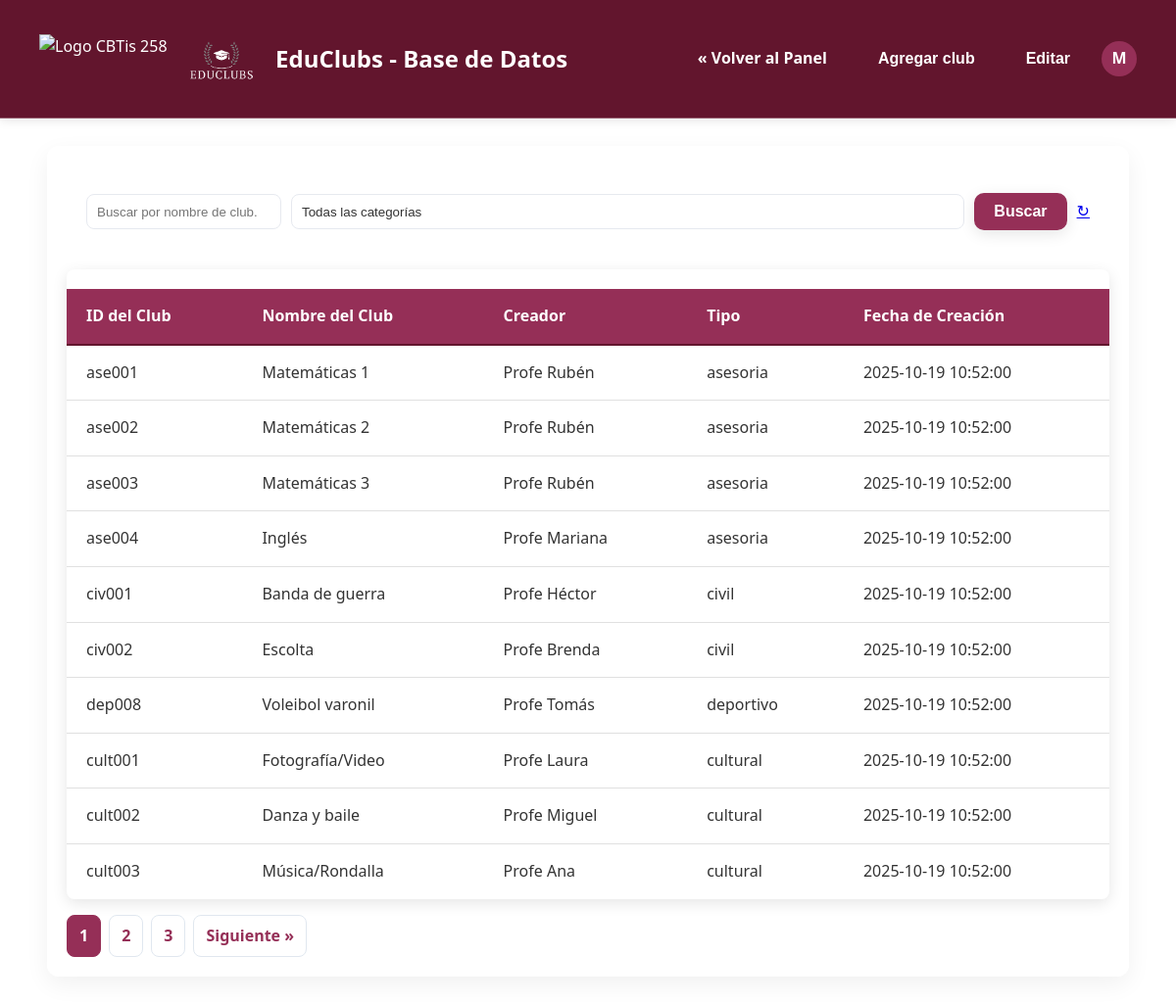
The page /view_clubs.php (signed in) on the database its author committed.
### tables this page shows
CREATE TABLE `clubs` (
  `club_id` varchar(50) NOT NULL,
  `club_name` varchar(100) NOT NULL,
  `password` varchar(255) DEFAULT NULL,
  `creator_name` varchar(100) NOT NULL,
  `club_type` enum('cultural','deportivo','civil','asesoria') NOT NULL,
  `created_at` datetime DEFAULT current_timestamp()
);

### view_clubs.php (the view, shortened to what this page needs)
<?php
require 'includes/config.php';
$user = $_SESSION['user'];
$search = trim($_GET['search'] ?? '');
$type = trim($_GET['type'] ?? '');
$page = max(1, intval($_GET['page'] ?? 1));
$limit = 10;
$offset = ($page - 1) * $limit;
$params = [];
$whereSql = '';
$countSql = "SELECT COUNT(*) FROM clubs $whereSql";
$countStmt = $pdo->prepare($countSql);
$countStmt->execute($params);
$total = (int) $countStmt->fetchColumn();
$totalPages = $total > 0 ? ceil($total / $limit) : 1;
$sql = "SELECT club_id, club_name, creator_name, club_type, created_at FROM clubs $whereSql ORDER BY created_at DESC LIMIT ? OFFSET ?";
$stmt = $pdo->prepare($sql);
$paramIndex = 1;
$stmt->bindValue($paramIndex++, $limit, PDO::PARAM_INT);
$stmt->bindValue($paramIndex++, $offset, PDO::PARAM_INT);
$stmt->execute();
$clubs = $stmt->fetchAll(PDO::FETCH_ASSOC);
?>
<!doctype html>
<html lang="es">
<head>
  <link rel="stylesheet" href="https://cdnjs.cloudflare.com/ajax/libs/font-awesome/5.15.3/css/all.min.css">
  <link rel="stylesheet" href="css/main-modern.css">
  <link rel="stylesheet" href="css/table-styles.css?v=<?= time() ?>">
  <link rel="stylesheet" href="css/notification.css?v=<?= time() ?>">
</head>
<body class="fade-in-content">
 <header class="main-header">
    <div class="logo">
        <img src="https://imgs.search.brave.com/iH58Yz2SiQN00OY9h2I7Efo09BFFa5heeAaEj_uNTsM/rs:fit:860:0:0:0/g:ce/aHR0cHM6Ly9jYnRp/czI1OC5lZHUubXgv/d3AtY29udGVudC91/cGxvYWRzLzIwMjQv/MDgvY2J0aXMyNTgt/bG9nby5wbmc" alt="Logo CBTis 258" style="height: 50px; margin-right: 15px;">
<img src="admin/assets/img/logo1.png" alt="Logo EduClubs" style="height: 80px; margin-right: 15px;">
        <span>EduClubs - Base de Datos</span>
    </div>
  <div class="header-actions">
    <a href="teacher/dashboard.php" class="btn">&laquo; Volver al Panel</a>
    <button id="openModalBtn" class="btn" type="button" aria-haspopup="dialog" onclick="document.getElementById('modal').classList.add('show');document.body.style.overflow='hidden'"> Agregar club</button>
    <button id="toggleEditBtn" class="btn" type="button">Editar</button>
    <div class="usericon">
      <div class="avatar"><?=strtoupper($user['username'][0] ?? 'U')?></div>
    </div>
  </div>
 </header>
  <div class="container fade-in-content">
    <div class="card">
      <form id="filterForm" class="filter-row">
        <input type="search" id="searchInput" name="search" placeholder="Buscar por nombre de club..." value="<?= htmlspecialchars($search) ?>">
        <select id="typeFilter" name="type">
          <option value="">Todas las categorías</option>
        </select>
        <button type="submit" class="btn">Buscar</button>
        <a href="view_clubs.php" class="reset-btn" title="Restablecer filtros">↻</a>
      </form>
      <?php if (empty($clubs)): ?>
        <p>No se encontraron clubs con los filtros seleccionados.</p>
      <?php else: ?>
        <div class="table-container">
          <table class="styled-table">
            <thead>
              <tr>
                <th>ID del Club</th>
                <th>Nombre del Club</th>
                <th>Creador</th>
                <th>Tipo</th>
                <th>Fecha de Creación</th>
              </tr>
            </thead>
            <tbody>
              <?php foreach ($clubs as $club): ?>
                <tr data-id="<?= htmlspecialchars($club['club_id']) ?>" data-name="<?= htmlspecialchars($club['club_name']) ?>">
                  <td data-label="ID del Club" data-col="club_id"><?= htmlspecialchars($club['club_id']) ?></td>
                  <td data-label="Nombre del Club" data-col="club_name"><?= htmlspecialchars($club['club_name']) ?></td>
                  <td data-label="Creador" data-col="creator_name"><?= htmlspecialchars($club['creator_name']) ?></td>
                  <td data-label="Tipo" data-col="club_type"><?= htmlspecialchars($club['club_type']) ?></td>
                  <td data-label="Fecha de Creación"><?= htmlspecialchars($club['created_at']) ?></td>
                </tr>
              <?php endforeach; ?>
            </tbody>
          </table>
        </div>
      <?php endif; ?>
      <?php
      if ($totalPages > 1) {
          echo '<div class="pagination">';
          $queryParams = ['search' => $search, 'type' => $type];
          for ($i = 1; $i <= $totalPages; $i++) {
              $activeClass = ($i == $page) ? 'active' : '';
              echo '<a href="?' . http_build_query(array_merge($queryParams, ['page' => $i])) . '" class="' . $activeClass . '">' . $i . '</a>';
          }
          if ($page < $totalPages) {
              echo '<a href="?' . http_build_query(array_merge($queryParams, ['page' => $page + 1])) . '">Siguiente &raquo;</a>';
          }
          echo '</div>';
      }
      ?>
    </div>
  </div>
</body>
</html>

### css/main-modern.css (style rules this page uses)
:root { --primary-color: #952f57; --secondary-color: #62152d; --accent-color: #4D0011; --text-color-light: #ffffff; --text-color-dark: #333; --bg-color: #f4f7fa; --container-bg: rgba(255, 255, 255, 0.6); --header-bg: linear-gradient(135deg, var(--primary-color), var(--secondary-color)); --button-primary-bg: linear-gradient(90deg, var(--accent-color), var(--secondary-color)); --button-primary-hover-bg: linear-gradient(90deg, var(--secondary-color), var(--accent-color)); --shadow-color: rgba(0, 0, 0, 0.1); --bg1: #f9e6e6; --bg2: #e8d1d1; }
* { margin: 0; padding: 0; box-sizing: border-box; }
body { font-family: 'Poppins', sans-serif; background: linear-gradient(135deg, var(--bg1), var(--bg2)); color: var(--text-color-dark); line-height: 1.6; min-height: 100vh; background-image: url('../maestros/assets/img/img-3.png'); background-size: cover; background-attachment: fixed; }
.main-header { background: var(--primary-color); color: var(--text-color-light); padding: 20px 40px; display: flex; justify-content: space-between; align-items: center; box-shadow: 0 2px 10px var(--shadow-color); border-bottom: 1px solid rgba(255, 255, 255, 0.3); }
.main-header .logo { display: flex; align-items: center; }
.main-header .logo img { height: 50px; margin-right: 15px; }
.main-header .logo span { font-size: 24px; font-weight: 700; color: #fff; }
.btn { text-decoration: none; color: var(--text-color-light); background: var(--button-primary-bg); padding: 12px 25px; border-radius: 25px; font-weight: 600; border: none; cursor: pointer; transition: all 0.3s ease; box-shadow: 0 4px 15px rgba(0, 0, 0, 0.2); display: inline-block; font-size: 1rem; text-align: center; }
table { width: 100%; border-collapse: collapse; margin-top: 20px; }
table th, table td { padding: 12px 15px; text-align: left; border-bottom: 1px solid #dee2e6; }
table th { background-color: var(--accent-color); color: var(--text-color-light); font-weight: 600; }
.fade-in-content { animation: fadeIn 0.6s ease-out forwards; }

### css/table-styles.css (style rules this page uses)
:root { --table-header-bg: #f9e6e6; --table-border-color: #e0e0e0; --table-row-hover-bg: #f1f1f1; --primary-color: #62152d; --secondary-color: #952f57; }
.table-container { overflow-x: auto; margin-top: 20px; border-radius: 8px; box-shadow: 0 4px 15px rgba(0, 0, 0, 0.1); background-color: #fff; }
.styled-table { width: 100%; border-collapse: separate; border-spacing: 0; }
.styled-table thead th { background-color: var(--secondary-color); color: #ffffff; font-weight: 600; padding: 15px 20px; text-align: left; border-bottom: 2px solid var(--primary-color); }
.styled-table tbody td { padding: 15px 20px; border-bottom: 1px solid var(--table-border-color); color: #333; vertical-align: middle; }
.styled-table tbody tr { position: relative; transition: background-color 0.3s ease; }
.styled-table tbody tr:last-child td { border-bottom: none; }

### css/notification.css (style rules this page uses)
:root { --notification-success-bg: #e8f5e9; --notification-success-icon: #2e7d32; --notification-error-bg: #ffebee; --notification-error-icon: #c62828; --notification-info-bg: #e3f2fd; --notification-info-icon: #1565c0; --notification-warning-bg: #fff3e0; --notification-warning-icon: #ef6c00; }

### rows shown on the page
clubs: club_id "ase001", club_name "Matemáticas 1", creator_name "Profe Rubén", club_type "asesoria", created_at "2025-10-19 10:52:00"
clubs: club_id "ase002", club_name "Matemáticas 2", creator_name "Profe Rubén", club_type "asesoria", created_at "2025-10-19 10:52:00"
clubs: club_id "ase003", club_name "Matemáticas 3", creator_name "Profe Rubén", club_type "asesoria", created_at "2025-10-19 10:52:00"
clubs: club_id "ase004", club_name "Inglés", creator_name "Profe Mariana", club_type "asesoria", created_at "2025-10-19 10:52:00"
clubs: club_id "civ001", club_name "Banda de guerra", creator_name "Profe Héctor", club_type "civil", created_at "2025-10-19 10:52:00"
clubs: club_id "civ002", club_name "Escolta", creator_name "Profe Brenda", club_type "civil", created_at "2025-10-19 10:52:00"
clubs: club_id "dep008", club_name "Voleibol varonil", creator_name "Profe Tomás", club_type "deportivo", created_at "2025-10-19 10:52:00"
clubs: club_id "cult001", club_name "Fotografía/Video", creator_name "Profe Laura", club_type "cultural", created_at "2025-10-19 10:52:00"
clubs: club_id "cult002", club_name "Danza y baile", creator_name "Profe Miguel", club_type "cultural", created_at "2025-10-19 10:52:00"
clubs: club_id "cult003", club_name "Música/Rondalla", creator_name "Profe Ana", club_type "cultural", created_at "2025-10-19 10:52:00"

### other values the page prints
$user['username'][0] "M"
